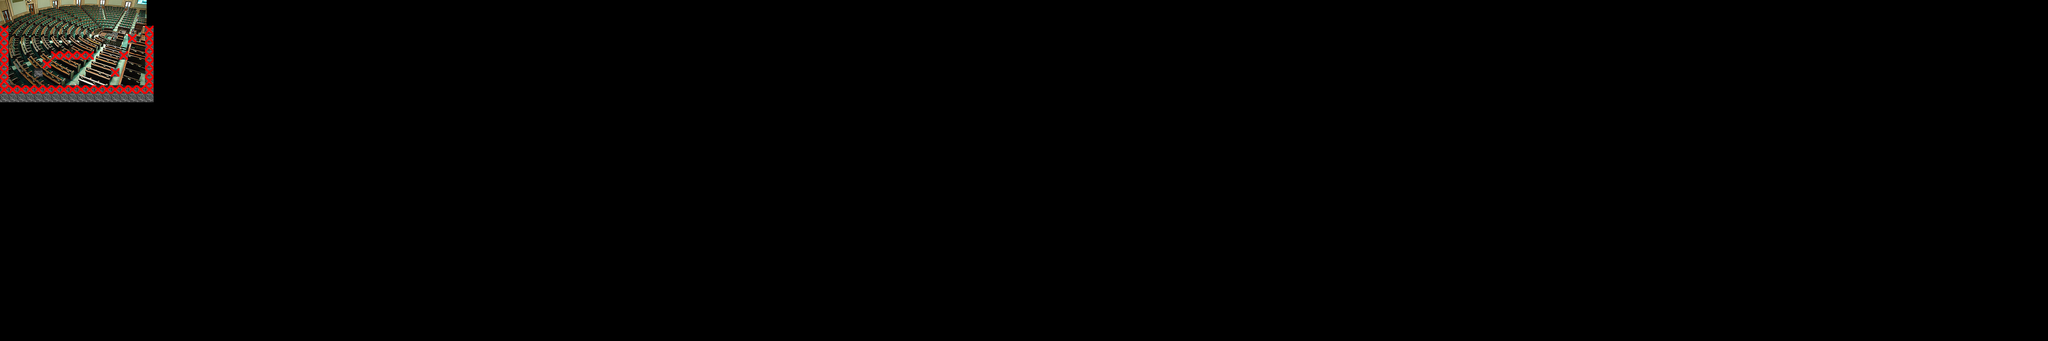

A level layout from a 2D game, rendered from its tile map. Below: a short description, then the map file with tile-grid data replaced by summaries:
An orthogonal 240x40 tile map with 32x32 px tiles, 2 tile layers (tileset, tileset properties), 2 tilesets, 1 image layer and 19 objects.

<map version="1.0" orientation="orthogonal" renderorder="left-down" width="240" height="40" tilewidth="32" tileheight="32" nextobjectid="268">
 <tileset firstgid="1" name="tileset" tilewidth="32" tileheight="32" tilecount="16">
  <image source="tileset.png" trans="ffffff" width="128" height="128" />
 </tileset>
 <tileset firstgid="17" name="tiles-props" tilewidth="32" tileheight="32" tilecount="16">
  <image source="../images/tiles-props.png" trans="ffffff" width="128" height="128" />
 </tileset>
 <imagelayer name="background">
  <image source="wp_zel_sejm_sala_pusta_550.jpeg" />
 </imagelayer>
 <layer name="tileset" width="240" height="40">
  <data>[9600 cells, 60 non-empty, 2 distinct tile ids]</data>
 </layer>
 <layer name="tileset properties" width="240" height="40">
  <data>[9600 cells, 41 non-empty, 1 distinct tile ids]</data>
 </layer>
 <objectgroup name="objects">
  <object id="201" gid="18" x="127" y="288" width="32" height="32" />
  <object id="247" gid="19" x="35.3333" y="314" width="32" height="32" />
  <object id="248" gid="24" x="196" y="192.667" width="32" height="32" />
  <object id="249" gid="24" x="252" y="192.667" width="32" height="32" />
  <object id="250" gid="24" x="310" y="192.667" width="32" height="32" />
  <object id="251" gid="24" x="179.333" y="316" width="32" height="32" />
  <object id="252" gid="24" x="240" y="318" width="32" height="32" />
  <object id="253" gid="24" x="308" y="316" width="32" height="32" />
  <object id="254" gid="24" x="356.667" y="316" width="32" height="32" />
  <object id="255" gid="24" x="415.333" y="255.333" width="32" height="32" />
  <object id="256" gid="24" x="445.333" y="192.667" width="32" height="32" />
  <object id="257" gid="24" x="480.667" y="129.333" width="32" height="32" />
  <object id="258" gid="24" x="541.333" y="94" width="32" height="32" />
  <object id="259" gid="27" x="268.667" y="318" width="32" height="32" />
  <object id="263" gid="28" x="146.667" y="318" width="32" height="32" />
  <object id="264" gid="28" x="390" y="318.667" width="32" height="32" />
  <object id="265" gid="26" x="252" y="192" width="32" height="32" />
  <object id="266" gid="28" x="158.667" y="192.667" width="32" height="32" />
  <object id="267" gid="28" x="356.667" y="194.667" width="32" height="32" />
 </objectgroup>
</map>
